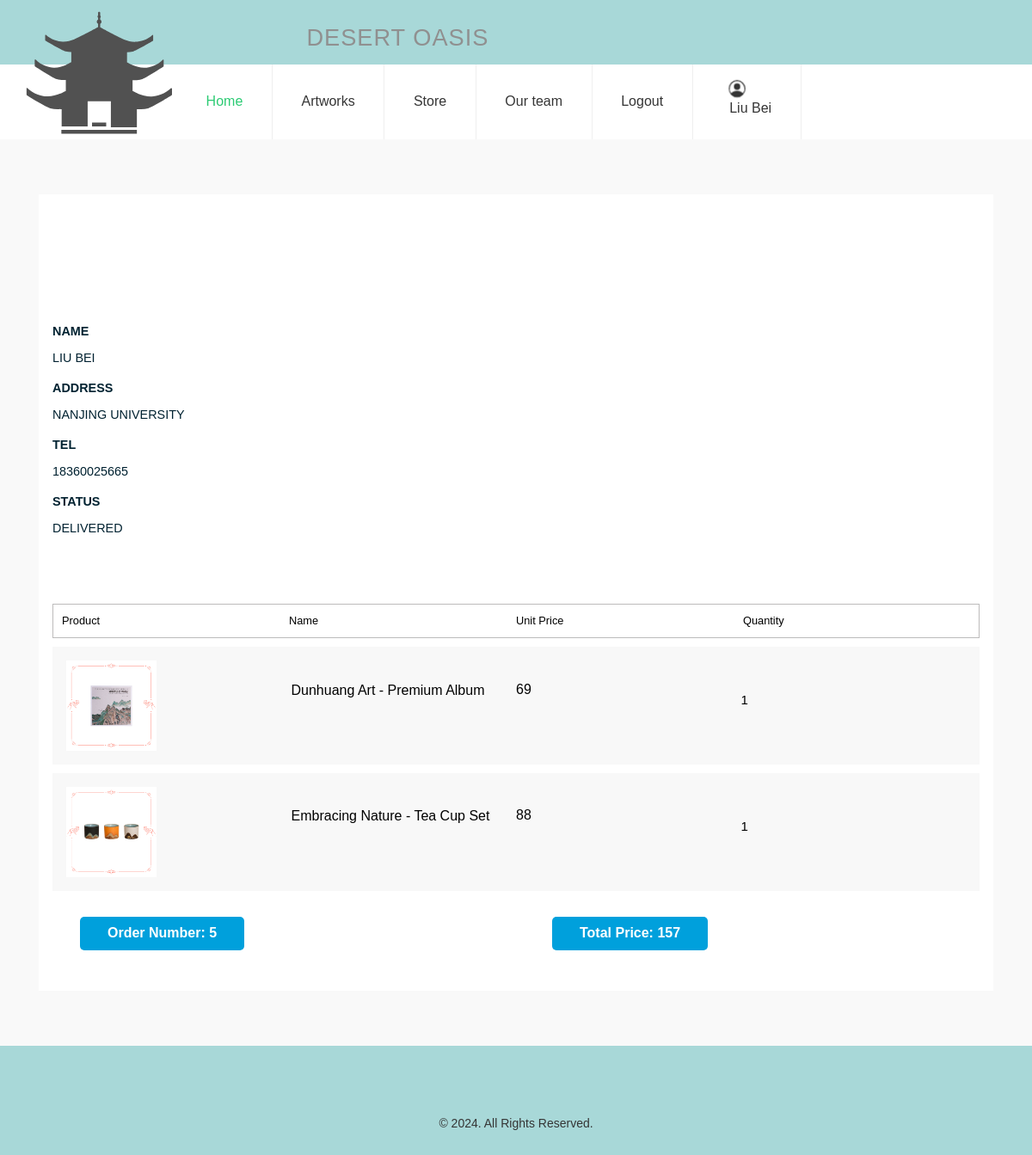
/myorder.php (signed in), run on the app's committed database.
### tables this page shows
CREATE TABLE orders (
    order_id INT(5) ZEROFILL AUTO_INCREMENT PRIMARY KEY,
    user_id INT(4) ZEROFILL NOT NULL,
    total_price INT NOT NULL,
    address VARCHAR(200) NOT NULL,
    phone VARCHAR(11) NOT NULL,
    recipient VARCHAR(100) NOT NULL,
    status ENUM('Pending shipment', 'In transit', 'Delivered') NOT NULL,
    create_at TIMESTAMP DEFAULT CURRENT_TIMESTAMP,

    FOREIGN KEY (user_id) REFERENCES user(user_id) ON DELETE CASCADE
);

CREATE TABLE order_detail (
    order_detail_id INT(5) ZEROFILL AUTO_INCREMENT PRIMARY KEY,
    user_id INT(4) ZEROFILL NOT NULL,
    product_id INT(5) ZEROFILL NOT NULL,
    amount INT NOT NULL,
    ordered BOOLEAN DEFAULT false,
    order_id INT(5) ZEROFILL,

    FOREIGN KEY (order_id) REFERENCES orders(order_id) ON DELETE CASCADE,
    FOREIGN KEY (product_id) REFERENCES product(product_id) ON DELETE CASCADE
);

CREATE TABLE product (
    product_id INT(4) ZEROFILL AUTO_INCREMENT PRIMARY KEY,
    name VARCHAR(100) NOT NULL,
    cover VARCHAR(255) NOT NULL,
    intro TEXT,
    price INT NOT NULL
);

### myorder.php (the view, shortened to what this page needs)
<?php
include "header.php";
$user_id = $_SESSION['user_id'];
$sql_orders = "SELECT * FROM orders WHERE user_id = ? ORDER BY create_at DESC";
$stmt_orders = $conn->prepare($sql_orders);
$stmt_orders->bind_param("i", $user_id);
$stmt_orders->execute();
$result_orders = $stmt_orders->get_result();
?>
<!DOCTYPE html>
<html>
<head>
<link href="css/bootstrap.css" rel="stylesheet" type="text/css" media="all" />
<link rel="stylesheet" href="css/style.css" type="text/css" media="all" /><link rel="stylesheet" href="https://cdnjs.cloudflare.com/ajax/libs/font-awesome/6.0.0-beta3/css/all.min.css">
<link href="css/font-awesome.css" rel="stylesheet">
<link href="css/animate.css" rel="stylesheet" type="text/css" media="all">
</head>
</head>
<body>
<?php
if ($result_orders->num_rows > 0) {
	while ($order = $result_orders->fetch_assoc()) {
		$order_id = $order['order_id'];
		$total_price = $order['total_price'];
		$address = $order['address'];
		$phone = $order['phone'];
		$recipient = $order['recipient'];
		$status = $order['status'];
		echo '<div class="blog">';
		echo '<div class="content">';
		echo '<div class="container">';
		echo '<div class="col-md-12 col-sm-12 women-dresses">';
		echo '<div class="ckeckout" style="background-color:white">';
		echo '<div class="ckeckout-top">';
		echo '<div class="cart-items">';
		echo '<div class="contact-form">';
		echo '<form>';
		echo "<div><span><label>Name</label></span><span>$recipient</span></div>";
		echo "<div><span><label>Address</label></span><span>$address</span></div>";
		echo "<div><span><label>Tel</label></span><span>$phone</span></div>";
		echo "<div><span><label>Status</label></span><span>$status</span></div>";
		echo '</form>';
		echo '</div>';
		$sql_order_details = "SELECT od.amount, p.name, p.price, p.cover
							FROM order_detail od
							JOIN product p ON od.product_id = p.product_id
							WHERE od.order_id = ?";
		$stmt_details = $conn->prepare($sql_order_details);
		$stmt_details->bind_param("i", $order_id);
		$stmt_details->execute();
		$result_details = $stmt_details->get_result();
		echo '<div class="in-check"><ul class="unit">';
		echo '<li><span>Product</span></li>';
		echo '<li><span>Name</span></li>';
		echo '<li><span>Unit Price</span></li>';
		echo '<li><span>Quantity</span></li>';
		echo '<div class="clearfix"> </div></ul>';
		while ($detail = $result_details->fetch_assoc()) {
			$product_name = $detail['name'];
			$unit_price = $detail['price'];
			$amount = $detail['amount'];
			$cover = $detail['cover'];
			echo '<ul class="cart-header2">';
			echo "<li class='ring-in'><img src='$cover' class='img-responsive' alt='' style='max-width: 40%;'></li>";
			echo "<li><span class='name'>$product_name</span></li>";
			echo "<li><span class='cost'>$unit_price</span></li>";
			echo "<li><span class='quantity'>$amount</span></li>";
			echo '<div class="clearfix"> </div></ul>';
		}
		echo '</div>';
		echo "<div style='margin-left:0%;margin-top:20px'>";
		echo "<div class='col-md-6 product-left p-left'><span class='item_add items'> Order Number: $order_id</span></div>";
		echo "<div class='col-md-4 product-left p-left' style='margin-left:10px'><span class='item_add items'>Total Price: $total_price</span></div>";
		echo '</div>';
		echo '</div>';
		echo '</div>';
		echo '</div>';
		echo '</div>';
		echo '</div>';
		echo '</div>';
		echo '</div>';
	}
} else {
	echo "<p>You have no orders yet.</p>";
}
?>
	<div class="footer">
		<div class="container">
			<div class="copyright wow fadeInUp animated" data-wow-delay=".5s">
			<center>
				<p>© 2024. All Rights Reserved. </p></center>
			</div>
		</div>
	</div>
  </div>
</body>
</html>

### header.php (shortened to what this page needs)
<?php
require 'dbconn.php';
if (isset($_SESSION['email'])) {
    $email = $_SESSION['email'];
} else {
    $email = "";
}
if (empty($email)) {
        echo '<script>console.log(Viewer);</script>';
    $email = "";
    $userLevel = "";
} else {
    $sql = "SELECT role FROM user WHERE email =     '$email'";
    $result = $conn->query($sql);
    if ($result->num_rows > 0) {
        $row = $result->fetch_assoc();
        $userLevel = $row['role'];
    }}
?>
<div class="header">
	<div class="top-header">
		<div class="container">
			<div class="top-header-info">
				   <div class="top-header-left wow fadeInLeft animated" data-wow-delay=".5s">   <p>Desert Oasis </p>
				</div>
				<div class="top-header-right wow fadeInRight animated" data-wow-delay=".5s">
					<div class="clearfix"> </div>
				</div>
				<div class="clearfix"> </div>
			</div>
		</div>
	</div>
    <div class="bottom-header">
        <div class="container">
            <div class="logo wow fadeInDown animated" data-wow-delay=".5s">
                <h1><a href="index.php"><img src="images/home.svg" alt="" /></a></h1>
            </div>
            <div class="top-nav wow fadeInRight animated" data-wow-delay=".5s">
                <nav class="navbar navbar-default">
                    <div class="collapse navbar-collapse" id="bs-example-navbar-collapse-1">
                        <ul class="nav navbar-nav">
                            <li><a href="index.php" class="active">Home</a></li>
                            <li><a href="all.php" >Artworks</a>
                            </li>
                            <?php if($userLevel !== ''): ?>
                            <li><a href="product.php">Store</a></li>
                            <?php endif; ?>
                            <li><a href="about.php">Our team</a></li>
                            <?php if($userLevel !== ''): ?>
                            <li><a href="logout.php">Logout</a></li>
                            <?php endif; ?>
                            <li><a href="" style="height:87px"><img src="images/header.jpg" width="32px" style="margin-top:-20px"><br>&nbsp;
                                    <?php echo isset($_SESSION['user_name']) ? $_SESSION['user_name'] : 'user'; ?>
                                </a></li>
                        </ul>
                    </div>
                </nav>
            </div>
        </div>
    </div>

### data on the page
orders: recipient "LIU BEI", address "NANJING UNIVERSITY", phone "18360025665", status "DELIVERED", order_id "5", total_price "157"
order_detail: product.cover (picture), product.name "Dunhuang Art - Premium Album", product.price "69", amount "1"
order_detail: product.cover (picture), product.name "Embracing Nature - Tea Cup Set", product.price "88", amount "1"

### other printed values
$_SESSION['user_name'] "Liu Bei"
